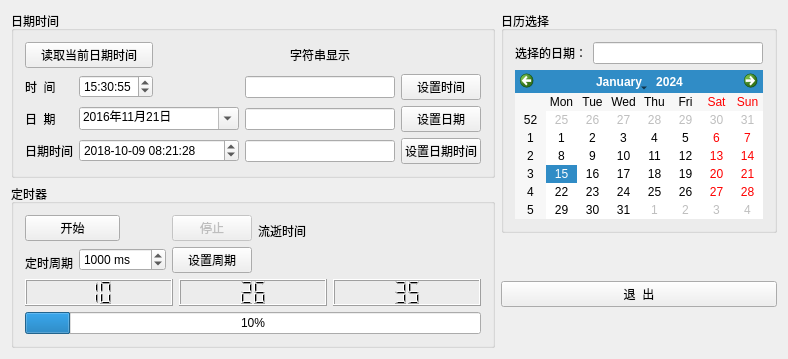
<?xml version="1.0" encoding="UTF-8"?>
<ui version="4.0">
 <class>Widget</class>
 <widget class="QWidget" name="Widget">
  <property name="geometry">
   <rect>
    <x>0</x>
    <y>0</y>
    <width>754</width>
    <height>359</height>
   </rect>
  </property>
  <property name="windowTitle">
   <string>Widget</string>
  </property>
  <layout class="QGridLayout" name="gridLayout_4">
   <item row="0" column="0">
    <layout class="QVBoxLayout" name="verticalLayout_2">
     <item>
      <widget class="QGroupBox" name="groupBox_2">
       <property name="title">
        <string>日期时间</string>
       </property>
       <layout class="QGridLayout" name="gridLayout">
        <item row="0" column="0" colspan="2">
         <widget class="QPushButton" name="btnGetTime">
          <property name="text">
           <string>读取当前日期时间</string>
          </property>
         </widget>
        </item>
        <item row="0" column="3">
         <widget class="QLabel" name="LabDateTime">
          <property name="text">
           <string>字符串显示</string>
          </property>
          <property name="alignment">
           <set>Qt::AlignCenter</set>
          </property>
         </widget>
        </item>
        <item row="1" column="0">
         <widget class="QLabel" name="label">
          <property name="text">
           <string>时  间</string>
          </property>
         </widget>
        </item>
        <item row="1" column="1">
         <widget class="QTimeEdit" name="timeEdit">
          <property name="displayFormat">
           <string>HH:mm:ss</string>
          </property>
          <property name="calendarPopup">
           <bool>true</bool>
          </property>
          <property name="time">
           <time>
            <hour>15</hour>
            <minute>30</minute>
            <second>55</second>
           </time>
          </property>
         </widget>
        </item>
        <item row="1" column="2">
         <spacer name="horizontalSpacer_2">
          <property name="orientation">
           <enum>Qt::Horizontal</enum>
          </property>
          <property name="sizeHint" stdset="0">
           <size>
            <width>94</width>
            <height>20</height>
           </size>
          </property>
         </spacer>
        </item>
        <item row="1" column="3">
         <widget class="QLineEdit" name="editTime"/>
        </item>
        <item row="1" column="4">
         <widget class="QPushButton" name="btnSetTime">
          <property name="text">
           <string>设置时间</string>
          </property>
         </widget>
        </item>
        <item row="2" column="0">
         <widget class="QLabel" name="label_2">
          <property name="text">
           <string>日  期</string>
          </property>
         </widget>
        </item>
        <item row="2" column="1" colspan="2">
         <widget class="QDateEdit" name="dateEdit">
          <property name="currentSection">
           <enum>QDateTimeEdit::YearSection</enum>
          </property>
          <property name="displayFormat">
           <string>yyyy年M月d日</string>
          </property>
          <property name="calendarPopup">
           <bool>true</bool>
          </property>
          <property name="currentSectionIndex">
           <number>0</number>
          </property>
          <property name="date">
           <date>
            <year>2016</year>
            <month>11</month>
            <day>21</day>
           </date>
          </property>
         </widget>
        </item>
        <item row="2" column="3">
         <widget class="QLineEdit" name="editDate"/>
        </item>
        <item row="2" column="4">
         <widget class="QPushButton" name="btnSetDate">
          <property name="text">
           <string>设置日期</string>
          </property>
         </widget>
        </item>
        <item row="3" column="0">
         <widget class="QLabel" name="label_3">
          <property name="text">
           <string>日期时间</string>
          </property>
         </widget>
        </item>
        <item row="3" column="1" colspan="2">
         <widget class="QDateTimeEdit" name="dateTimeEdit">
          <property name="minimumSize">
           <size>
            <width>160</width>
            <height>0</height>
           </size>
          </property>
          <property name="dateTime">
           <datetime>
            <hour>8</hour>
            <minute>21</minute>
            <second>28</second>
            <year>2018</year>
            <month>10</month>
            <day>9</day>
           </datetime>
          </property>
          <property name="date">
           <date>
            <year>2018</year>
            <month>10</month>
            <day>9</day>
           </date>
          </property>
          <property name="time">
           <time>
            <hour>8</hour>
            <minute>21</minute>
            <second>28</second>
           </time>
          </property>
          <property name="maximumDateTime">
           <datetime>
            <hour>23</hour>
            <minute>59</minute>
            <second>59</second>
            <year>3000</year>
            <month>12</month>
            <day>31</day>
           </datetime>
          </property>
          <property name="minimumDateTime">
           <datetime>
            <hour>0</hour>
            <minute>0</minute>
            <second>0</second>
            <year>1763</year>
            <month>9</month>
            <day>14</day>
           </datetime>
          </property>
          <property name="minimumDate">
           <date>
            <year>1763</year>
            <month>9</month>
            <day>14</day>
           </date>
          </property>
          <property name="currentSection">
           <enum>QDateTimeEdit::YearSection</enum>
          </property>
          <property name="displayFormat">
           <string>yyyy-MM-dd HH:mm:ss</string>
          </property>
          <property name="calendarPopup">
           <bool>false</bool>
          </property>
          <property name="currentSectionIndex">
           <number>0</number>
          </property>
          <property name="timeSpec">
           <enum>Qt::LocalTime</enum>
          </property>
         </widget>
        </item>
        <item row="3" column="3">
         <widget class="QLineEdit" name="editDateTime">
          <property name="minimumSize">
           <size>
            <width>150</width>
            <height>0</height>
           </size>
          </property>
         </widget>
        </item>
        <item row="3" column="4">
         <widget class="QPushButton" name="btnSetDateTime">
          <property name="text">
           <string>设置日期时间</string>
          </property>
         </widget>
        </item>
       </layout>
      </widget>
     </item>
     <item>
      <widget class="QGroupBox" name="groupBox">
       <property name="title">
        <string>定时器</string>
       </property>
       <layout class="QGridLayout" name="gridLayout_5">
        <item row="0" column="0">
         <layout class="QVBoxLayout" name="verticalLayout">
          <item>
           <layout class="QGridLayout" name="gridLayout_2">
            <item row="0" column="0" colspan="2">
             <widget class="QPushButton" name="btnStart">
              <property name="text">
               <string>开始</string>
              </property>
             </widget>
            </item>
            <item row="0" column="4" rowspan="2">
             <widget class="QLabel" name="LabElapsTime">
              <property name="text">
               <string>流逝时间</string>
              </property>
             </widget>
            </item>
            <item row="1" column="1" rowspan="2" colspan="2">
             <widget class="QSpinBox" name="spinBoxIntv">
              <property name="suffix">
               <string> ms</string>
              </property>
              <property name="maximum">
               <number>999999</number>
              </property>
              <property name="value">
               <number>1000</number>
              </property>
             </widget>
            </item>
            <item row="1" column="3" rowspan="2">
             <widget class="QPushButton" name="btnSetIntv">
              <property name="text">
               <string>设置周期</string>
              </property>
             </widget>
            </item>
            <item row="2" column="0">
             <widget class="QLabel" name="label_4">
              <property name="text">
               <string>定时周期</string>
              </property>
             </widget>
            </item>
            <item row="2" column="4">
             <spacer name="horizontalSpacer">
              <property name="orientation">
               <enum>Qt::Horizontal</enum>
              </property>
              <property name="sizeHint" stdset="0">
               <size>
                <width>228</width>
                <height>20</height>
               </size>
              </property>
             </spacer>
            </item>
            <item row="0" column="3">
             <widget class="QPushButton" name="btnStop">
              <property name="enabled">
               <bool>false</bool>
              </property>
              <property name="text">
               <string>停止</string>
              </property>
             </widget>
            </item>
           </layout>
          </item>
          <item>
           <layout class="QHBoxLayout" name="horizontalLayout">
            <item>
             <widget class="QLCDNumber" name="LCDHour">
              <property name="smallDecimalPoint">
               <bool>false</bool>
              </property>
              <property name="digitCount">
               <number>2</number>
              </property>
              <property name="value" stdset="0">
               <double>10.000000000000000</double>
              </property>
              <property name="intValue" stdset="0">
               <number>10</number>
              </property>
             </widget>
            </item>
            <item>
             <widget class="QLCDNumber" name="LCDMin">
              <property name="digitCount">
               <number>2</number>
              </property>
              <property name="intValue" stdset="0">
               <number>26</number>
              </property>
             </widget>
            </item>
            <item>
             <widget class="QLCDNumber" name="LCDSec">
              <property name="digitCount">
               <number>2</number>
              </property>
              <property name="intValue" stdset="0">
               <number>35</number>
              </property>
             </widget>
            </item>
           </layout>
          </item>
          <item>
           <widget class="QProgressBar" name="progressBar">
            <property name="value">
             <number>10</number>
            </property>
            <property name="textVisible">
             <bool>true</bool>
            </property>
           </widget>
          </item>
         </layout>
        </item>
       </layout>
      </widget>
     </item>
    </layout>
   </item>
   <item row="0" column="1">
    <layout class="QVBoxLayout" name="verticalLayout_3">
     <item>
      <widget class="QGroupBox" name="groupBox_3">
       <property name="title">
        <string>日历选择</string>
       </property>
       <layout class="QGridLayout" name="gridLayout_3">
        <item row="0" column="0">
         <widget class="QLabel" name="label_5">
          <property name="text">
           <string>选择的日期：</string>
          </property>
         </widget>
        </item>
        <item row="0" column="1">
         <widget class="QLineEdit" name="editCalendar"/>
        </item>
        <item row="1" column="0" colspan="2">
         <widget class="QCalendarWidget" name="calendarWidget">
          <property name="gridVisible">
           <bool>false</bool>
          </property>
         </widget>
        </item>
       </layout>
      </widget>
     </item>
     <item>
      <spacer name="verticalSpacer">
       <property name="orientation">
        <enum>Qt::Vertical</enum>
       </property>
       <property name="sizeHint" stdset="0">
        <size>
         <width>20</width>
         <height>40</height>
        </size>
       </property>
      </spacer>
     </item>
     <item>
      <widget class="QPushButton" name="btnClose">
       <property name="text">
        <string>退  出</string>
       </property>
      </widget>
     </item>
     <item>
      <spacer name="verticalSpacer_2">
       <property name="orientation">
        <enum>Qt::Vertical</enum>
       </property>
       <property name="sizeHint" stdset="0">
        <size>
         <width>20</width>
         <height>40</height>
        </size>
       </property>
      </spacer>
     </item>
    </layout>
   </item>
  </layout>
 </widget>
 <layoutdefault spacing="6" margin="11"/>
 <resources/>
 <connections>
  <connection>
   <sender>btnClose</sender>
   <signal>clicked()</signal>
   <receiver>Widget</receiver>
   <slot>close()</slot>
   <hints>
    <hint type="sourcelabel">
     <x>611</x>
     <y>265</y>
    </hint>
    <hint type="destinationlabel">
     <x>376</x>
     <y>179</y>
    </hint>
   </hints>
  </connection>
 </connections>
</ui>
